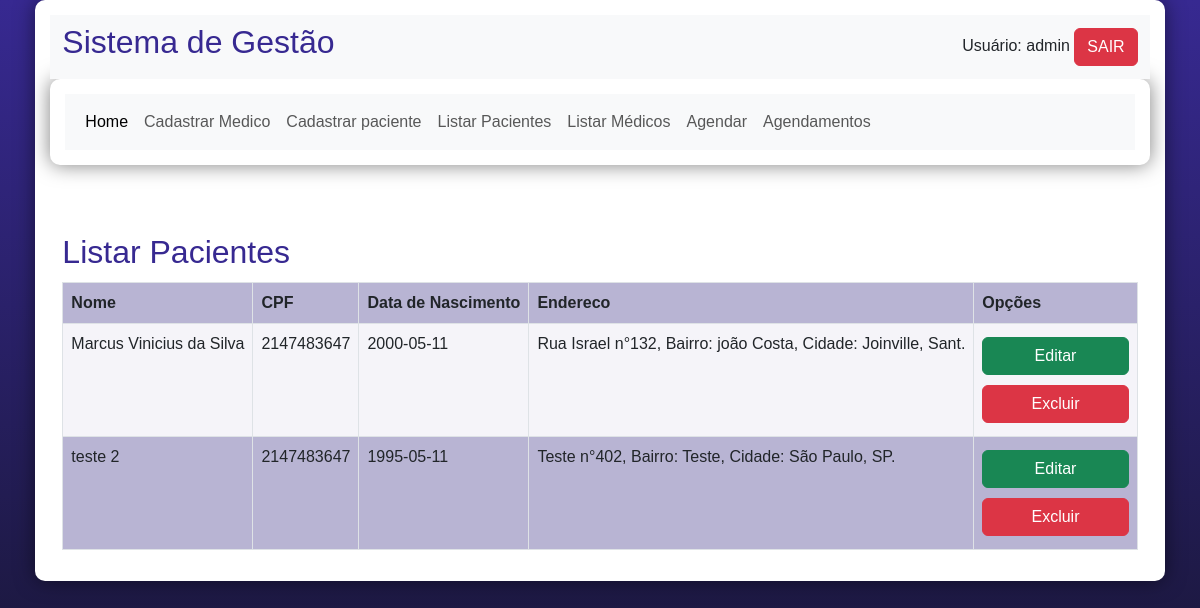
The page /dashboard.php?page=listar (signed in) on the database its author committed.
### tables this page shows
CREATE TABLE `pacientes` (
  `id` int(11) NOT NULL,
  `cpf` int(11) NOT NULL,
  `nomepaciente` varchar(200) NOT NULL,
  `cep` int(11) NOT NULL,
  `uf` varchar(4) NOT NULL,
  `cidade` varchar(100) NOT NULL,
  `bairro` varchar(100) NOT NULL,
  `rua` varchar(45) NOT NULL,
  `datanascimento` date NOT NULL,
  `numero` int(11) NOT NULL
);

### listar-pacientes.php (the view)
<h2>Listar Pacientes</h2>
<?php
      $sql = "SELECT * FROM pacientes";
      $res = $conn->query($sql);
      $qtd = $res->num_rows;
      if($qtd > 0){
        print "<table class='table table-hover table-striped table-bordered'>";
        print "<tr>";
        print "<th>Nome</th>";
        print "<th>CPF</th>";
        print "<th>Data de Nascimento</th>";
        print "<th>Endereco</th>";
        print "<th>Opções</th>";
        print "</tr>";
        while($row = $res->fetch_object()){
          $rua = $row->rua;
          $numero= $row->numero;
          $bairro = $row->bairro;
          $cidade = $row->cidade;
          $uf = $row->uf;
          $endereco = "$rua n°$numero, Bairro: $bairro, Cidade: $cidade, $uf." ;
          print "<tr>";
          print "<td>".$row->nomepaciente."</td>";
          print "<td>".$row->cpf."</td>";
          print "<td>".$row->datanascimento."</td>";
          print "<td>".$endereco."</td>";
          print "<td>
                    <button class='btn btn-success'>Editar </button>
                    <button class='btn btn-danger'>Excluir</button>
                  </td>";
          print "</tr>";
        }
      }
  ?>

### css/style.css (style rules this page uses)
* { font-family: Verdana, Geneva, Tahoma, sans-serif; box-sizing: border-box; }
body { background-color: #15142b; background-image: linear-gradient(180deg, #372991, #15142b); background-repeat: no-repeat; background-position: center center; background-size: cover; background-attachment: fixed; display: flex; flex-direction: column; flex-wrap: nowrap; justify-content: center; align-items: center; }
h2, h3, h4 { color: #372991; margin: 0 0 10px 0; }
table { min-width: 400px; border-spacing: 0px; border: 0.5px solid #372991; margin: 10px auto; }
table th { background-color: #372991; color: white; padding: 5px; text-align: left; }
table td { padding: 5px; }
table tr { background-color: rgba(55, 41, 145, 0.05); }
table tr:nth-child(odd) { background-color: rgba(55, 41, 145, 0.3); }
input[type=button], button { width: 100%; background-color: #372991; font-size: 1em; color: white; padding: 10px 20px; margin: 5px 0; border: none; border-radius: 4px; cursor: pointer; }

### rows shown on the page
pacientes: nomepaciente "Marcus Vinicius da Silva", cpf "2147483647", datanascimento "2000-05-11", endereco "Rua Israel n°132, Bairro: joão Costa, Cidade: Joinville, Sant."
pacientes: nomepaciente "teste 2", cpf "2147483647", datanascimento "1995-05-11", endereco "Teste n°402, Bairro: Teste, Cidade: São Paulo, SP."

### other values the page prints
$_SESSION['usuario'] "admin"
